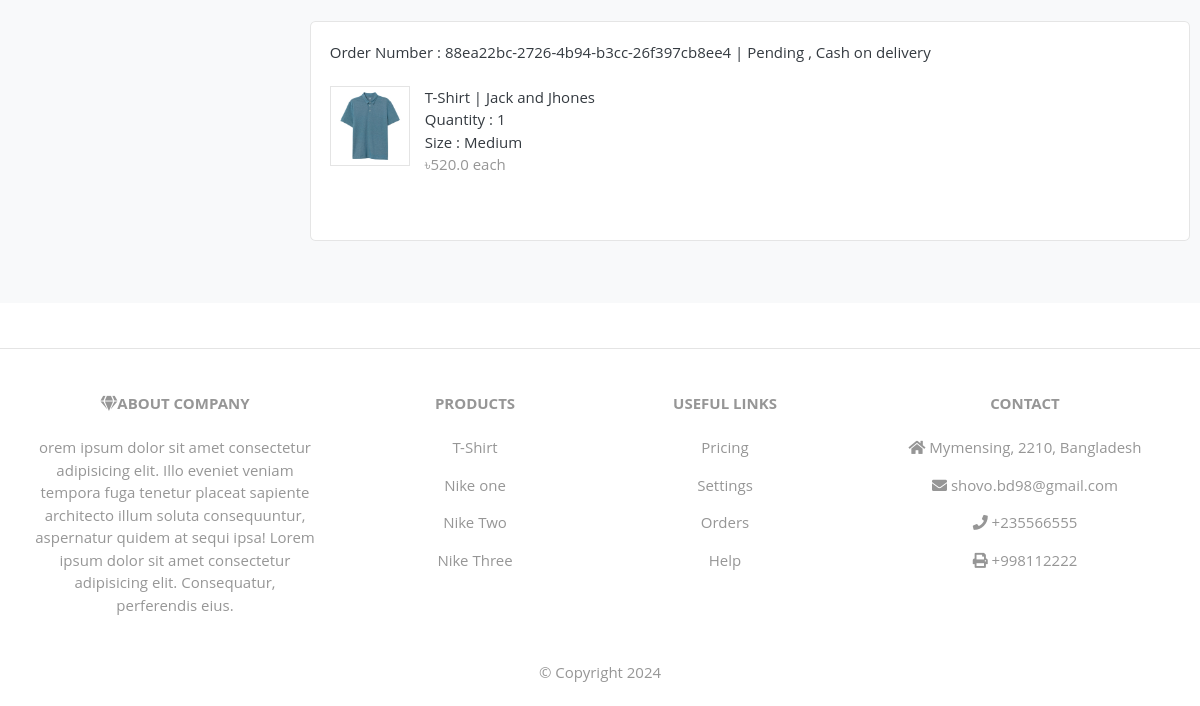
Page /auth/order_details_status/ (signed in, lower part) on the earlier database version.
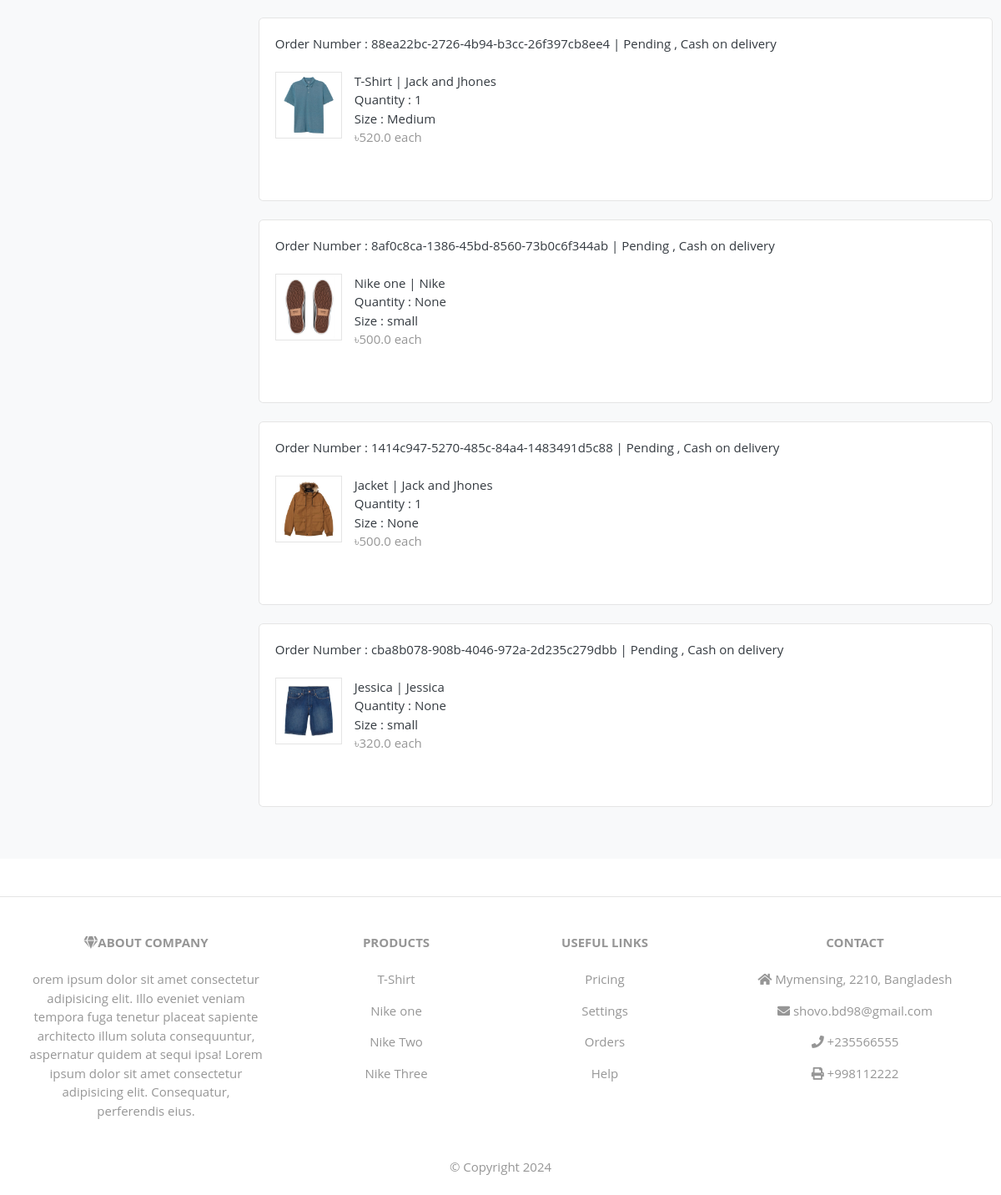
Same page on the later database version.
### orders/models/orders.py (models this page shows)
class Order(models.Model):
    pay_status =(
        ('Paid', 'Paid'),
        ('Cash_on_delivery', 'Cash on delivery'),
    )
    order_status =(
        ('Pending', 'Pending'),
        ('Sent', 'Sent'),
        ('Completed', 'Completed'),
    )
    user = models.ForeignKey(settings.AUTH_USER_MODEL, null=True, blank=True, on_delete=models.SET_NULL)
    order_number = models.CharField(max_length=200, null=True, blank=True)
    payment_number = models.CharField(max_length=200, null=True, blank=True)
    order_total = models.FloatField(null=True,blank=True)
    tax = models.FloatField(null=True,blank=True)
    grand_total = models.FloatField(null=True,blank=True)
    payment_status = models.CharField(choices=pay_status, default='Paid', max_length=50)
    status = models.CharField(choices=order_status, default='Pending', max_length=50)
    ip_address = models.CharField(max_length=200, blank=True, null=True)
    bank=models.CharField(max_length=20, null=True, blank=True)
    is_ordered = models.BooleanField(default=False)
    created = models.DateTimeField(auto_now_add=True)
    updated = models.DateTimeField(auto_now=True)
    def __str__(self) -> str:
        return self.order_number

### orders/models/product_ordered.py (models this page shows, shortened)
class Products_Ordered(models.Model):
    ordered = models.ForeignKey(Order,on_delete=models.CASCADE, null=True, blank=True, related_name='product_order')
    product_name = models.ForeignKey(Products, on_delete=models.SET_NULL, null=True, blank=True)
    product_Size_variant = models.ForeignKey(Product_Size_variant, on_delete=models.SET_NULL, blank=True, null=True)
    quantity = models.IntegerField(null=True,blank=True)
    each_product_price = models.FloatField(null=True,blank=True)

### products/models/products_model.py (models this page shows, shortened)
class Products(models.Model):
    in_stock=1
    out_of_stock=2
    free=1
    not_free=2
    available = ((in_stock,'In Stoke') , (out_of_stock,'Out of Stock'))
    shipping_fee= ((free,'Free') , (not_free,'Not Free'))
    product_name = models.CharField(max_length=50)
    product_image = models.ImageField(upload_to='products')
    product_price = models.FloatField()
    product_old_price = models.FloatField()
    product_discription = models.TextField()
    model = models.CharField(max_length=50, blank=True, null=True)
    product_brand = models.ForeignKey(Product_Brand, on_delete=models.CASCADE, related_name='product_prand')
    product_category = models.ForeignKey(Product_Categories, on_delete=models.CASCADE, related_name='category')
    product_delivery_country = models.ManyToManyField(Product_Delivery_Country,  null=True, blank=True)
    product_size = models.ManyToManyField(Product_Size_variant,  null=True, blank=True)
    product_color = models.ManyToManyField(Product_Color_Variant,  null=True, blank=True)
    available_choose = models.PositiveSmallIntegerField(choices=available,blank=True, null=True)
    shipping_fee = models.PositiveSmallIntegerField(choices=shipping_fee,blank=True, null=True)
    def __str__(self) -> str:
        return self.product_name

### product_categories/models/product_brand.py (models this page shows)
class Product_Brand(models.Model):
    brand_name = models.CharField(max_length=30)
    brand_created = models.DateTimeField(auto_now=True)
    brand_updated = models.DateTimeField(auto_now_add=True)
    def __str__(self) -> str:
        return self.brand_name

### products/models/product_variation/size_variant.py (models this page shows)
class Product_Size_variant(models.Model):
    size_name = models.CharField(max_length=50)
    price = models.FloatField()
    def __str__(self) -> str:
        return self.size_name

### system_setting/models/contact.py (models this page shows)
class Contact(models.Model):
    city_name=models.CharField(max_length=20, null=True,blank=True)
    city_post_code=models.CharField(max_length=10, null=True,blank=True)
    country_name=models.CharField(max_length=20, null=True,blank=True)
    phone=models.CharField(max_length=20, null=True,blank=True)
    email=models.EmailField(max_length=30, null=True,blank=True)
    telephone=models.CharField(max_length=20, null=True,blank=True)
    company_about=models.TextField( null=True,blank=True)
    def __str__(self) -> str:
        return self.country_name

### user_auth/views/dashboard/dashboard_options/order_details_status.py (the view)
# urls.py: path('order_details_status/', order_details_status , name='order_details_status'),
def order_details_status(request):
    if request.user.is_authenticated:
        orders_with_products = Order.objects.prefetch_related('product_order')
        context={
                'orders_with_products':orders_with_products,
            }
        return render(request,'dashboard_options/order_details_status.html',context)

### cart/templatetags/cart_tag.py (called while the page is built)
@register.filter
def cart_total(user):
    cart_total_item = Cart_Item.objects.filter(cart__user=user, cart__is_paid=False)
    return cart_total_item.count()

@register.filter
def wish_list_total(user):
    wishlist_total_item = Wish_List.objects.filter(user=user, is_added=True)
    return wishlist_total_item.count()

### product_categories/views/brand_context_processor.py (called while the page is built)
def brands(request):
    brand_name = Product_Brand.objects.all()
    return {'brand_name': brand_name}

### product_categories/views/category_context_processors.py (called while the page is built)
def categories(request):
    category_name = Product_Categories.objects.all()
    return {'category_name' : category_name}

### system_setting/views/contact_and_details.py (called while the page is built)
def contact_and_details(request):
    get_contact = Contact.objects.first()
    get_product = Products.objects.all()[:4]
    print(get_contact)
    return {'get_contact': get_contact, 'get_product':get_product,}

### templates/dashboard_options/order_details_status.html (shortened to what this page needs)
{% extends 'base/base.html' %}
{% load static %}
{% block body %}
<section class="section-content padding-y bg">
    <div class="container">
        <div class="row">
        {% include "dashboard/user_options.html" %}
         <main class="col-md-9">
            {% for order in orders_with_products %}
            <article class="card mb-4">
                <div class="card-body">
                    <p class="card-title mb-4">Order Number : {{order}} | {{order.status}} , {{order.get_payment_status_display}}</p>
                    <div class="row">
                        {% for product in order.product_order.all %}
                        <div class="col-md-6">
                            <figure class="itemside  mb-4">
                                <div class="aside"><img src="{{product.product_name.product_image.url}}" class="border img-sm"></div>
                                <figcaption class="info">
                                    <p>{{product.product_name}} | {{product.product_name.product_brand}}  </p>
                                    <p>Quantity : {{product.quantity}} </p>
                                    <p>Size : {{product.product_Size_variant}} </p>
                                    <span class="text-muted">&#2547;{{product.each_product_price}} each</span>
                                </figcaption>
                            </figure>
                        </div>
                        {% endfor %}
                    </div>
                </div>
                </article>
                {% endfor %}
        </main>
    </section>
{% include "include/footer.html" %}
{% endblock body %}

### templates/base/base.html (shortened to what this page needs)
{% load static %}
<!DOCTYPE HTML>
<html lang="en">
<head>
<link href="{% static 'css/ui.css' %}" rel="stylesheet"  type="text/css"/>
<link href="{% static 'css/track_order_css.css' %}" rel="stylesheet"  type="text/css"/>
<link href="{% static 'css/dashboard_card.css' %}" rel="stylesheet"  type="text/css"/>
<link href="{% static 'css/custom.css' %}" rel="stylesheet"  type="text/css"/>
<link href="{% static 'css/responsive.css' %}" rel="stylesheet" media="only screen and (max-width: 1200px)" />
<link href="{% static 'css/select_payment_method.css' %}" rel="stylesheet"  type="text/css"/>
<link rel="stylesheet" href="https://cdnjs.cloudflare.com/ajax/libs/font-awesome/4.7.0/css/font-awesome.min.css">
<link href="{% static 'css/bootstrap.css' %}" rel="stylesheet" type="text/css"/>
<link href="{% static 'fonts/fontawesome/css/all.min.css' %}" type="text/css" rel="stylesheet">
</head>
<body>
    {% block body %}
    {% endblock body %}
</body>
</html>

### templates/include/main_include_file.html (shortened to what this page needs)
{% load static %}

### templates/include/top_header.html (shortened to what this page needs)
{% load static %}

### templates/include/user_loged_header.html (shortened to what this page needs)
{% load static %}
{% load cart_tag %}

### templates/dashboard/user_options.html (shortened to what this page needs)
<aside class="col-md-3">
    <br>
</aside>

### templates/include/footer.html
<footer class="text-center text-lg-start bg-body-tertiary text-muted">
	<section class="d-flex justify-content-center justify-content-lg-between p-4 border-bottom">
	</section>
	<section class="">
	  <div class="container text-center text-md-start mt-5">
		<div class="row mt-3">
		  <div class="col-md-3 col-lg-4 col-xl-3 mx-auto mb-4">
			<h6 class="text-uppercase fw-bold mb-4">
			  <i class="fas fa-gem me-3"></i>About Company
			</h6>
			<p>
			 {{get_contact.company_about}}
			</p>
		  </div>
		  <div class="col-md-2 col-lg-2 col-xl-2 mx-auto mb-4">
			<h6 class="text-uppercase fw-bold mb-4">
			  Products
			</h6>
			{% for products in get_product %}
			<p>
			  <a href="#!" class="text-reset">{{products}}</a>
			</p>
			{% endfor %}
		  </div>
		  <div class="col-md-3 col-lg-2 col-xl-2 mx-auto mb-4">
			<h6 class="text-uppercase fw-bold mb-4">
			  Useful links
			</h6>
			<p>
			  <a href="#!" class="text-reset">Pricing</a>
			</p>
			<p>
			  <a href="#!" class="text-reset">Settings</a>
			</p>
			<p>
			  <a href="#!" class="text-reset">Orders</a>
			</p>
			<p>
			  <a href="#!" class="text-reset">Help</a>
			</p>
		  </div>
		  <div class="col-md-4 col-lg-3 col-xl-3 mx-auto mb-md-0 mb-4">
			<h6 class="text-uppercase fw-bold mb-4">Contact</h6>
			<p><i class="fas fa-home me-3"></i> {{get_contact.city_name}}, {{get_contact.city_post_code}}, {{get_contact.country_name}}</p>
			<p>
			  <i class="fas fa-envelope me-3"></i>
			  {{get_contact.email}}
			</p>
			<p><i class="fas fa-phone me-3"></i> {{get_contact.phone}}</p>
			<p><i class="fas fa-print me-3"></i> {{get_contact.telephone}}</p>
		  </div>
		</div>
	  </div>
	</section>
	<div class="text-center p-4" style="">
	  ©  Copyright {% now 'Y' %}
	</div>
  </footer>

### static/css/ui.css (style rules this page uses)
html { font-family: "Inter", sans-serif; font-size: 15px; }
.img-xs, .img-sm, .img-md, .img-lg { -o-object-fit: cover; object-fit: cover; flex-shrink: 0; flex-grow: 0; }
.img-sm { width: 80px; height: 80px; }
.padding-y { padding-top: 40px; padding-bottom: 40px; }
figure { margin-bottom: 0; }
article:after, .form-group:after { display: block; clear: both; content: ""; }
.bg { background-color: #f8f9fa; }
p:last-child { margin-bottom: 0; }
.itemside { position: relative; display: flex; width: 100%; }
.itemside .aside { position: relative; flex-shrink: 0; }
.itemside .info { padding-left: 15px; padding-right: 7px; }
.itemside p { margin-bottom: 0; }
* { padding: 0; margin: 0; font-family: 'IBM Plex Sans', sans-serif; }

### static/css/custom.css (style rules this page uses)
* { box-sizing: border-box; padding: 0; margin: 0; font-family: 'Open Sans', sans-serif; }
body { line-height: 1.5; }
img { width: 100%; display: block; }
@media screen and (min-width: 992px) { .card { display: grid; grid-template-columns: repeat(2, 1fr); grid-gap: 1.5rem; } }

Differences in the rows shown:
added Order: order_number "8af0c8ca-1386-45bd-8560-73b0c6f344ab", status "Pending", payment_status "Cash on delivery"
added Products_Ordered: product_name.product_image (picture), product_name "Nike one", product_name.product_brand "Nike", quantity "None", product_Size_variant "small", each_product_price "500.0", shown under "8af0c8ca-1386-45bd-8560-73b0c6f344ab"
added Order: order_number "1414c947-5270-485c-84a4-1483491d5c88", status "Pending", payment_status "Cash on delivery"
added Products_Ordered: product_name.product_image (picture), product_name "Jacket", product_name.product_brand "Jack and Jhones", quantity "1", product_Size_variant "None", each_product_price "500.0", shown under "1414c947-5270-485c-84a4-1483491d5c88"
added Order: order_number "cba8b078-908b-4046-972a-2d235c279dbb", status "Pending", payment_status "Cash on delivery"
added Products_Ordered: product_name.product_image (picture), product_name "Jessica", product_name.product_brand "Jessica", quantity "None", product_Size_variant "small", each_product_price "320.0", shown under "cba8b078-908b-4046-972a-2d235c279dbb"
